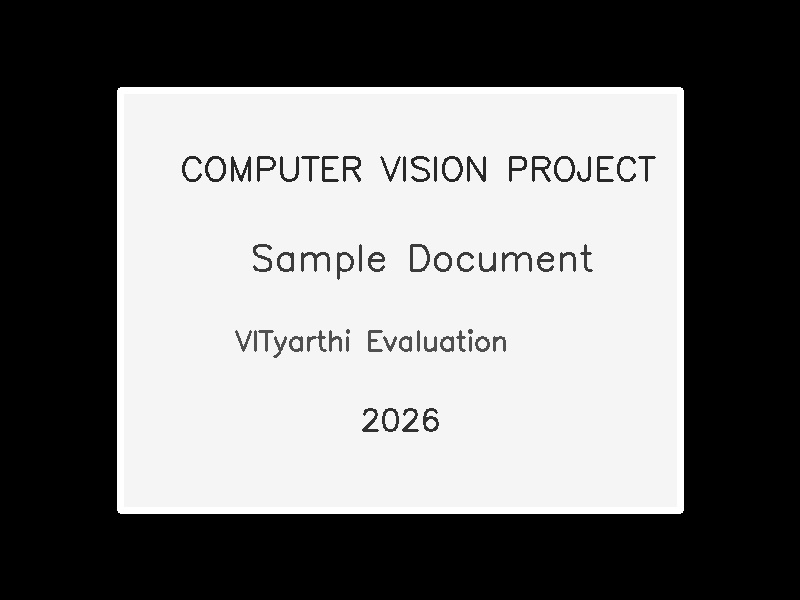
#> input picture data/input/sample_document.jpg, 800 x 600 px
$ python -i quality.py   (imports and definitions only)   (older library calls are emulated)
#> lines starting #> are read from the running program, lines starting #| are printed output that depends on the picture; after the words box and inside, x2 and y2 are one past the last pixel; in counts of white or black regions, pixels touching at a corner belong together
#> further down, picture is the input picture: shape (600, 800, 3); min 0, max 255, mean 120.5
import cv2
import numpy as np

def analyze_quality(image):
    gray = cv2.cvtColor(image, cv2.COLOR_BGR2GRAY)
    brightness = float(np.mean(gray))
#> brightness = 120.5
    contrast = float(np.std(gray))
#> contrast = 122
    blur_score = float(cv2.Laplacian(gray, cv2.CV_64F).var())
#> blur_score = 2065.9

    edges = cv2.Canny(gray, 50, 150)
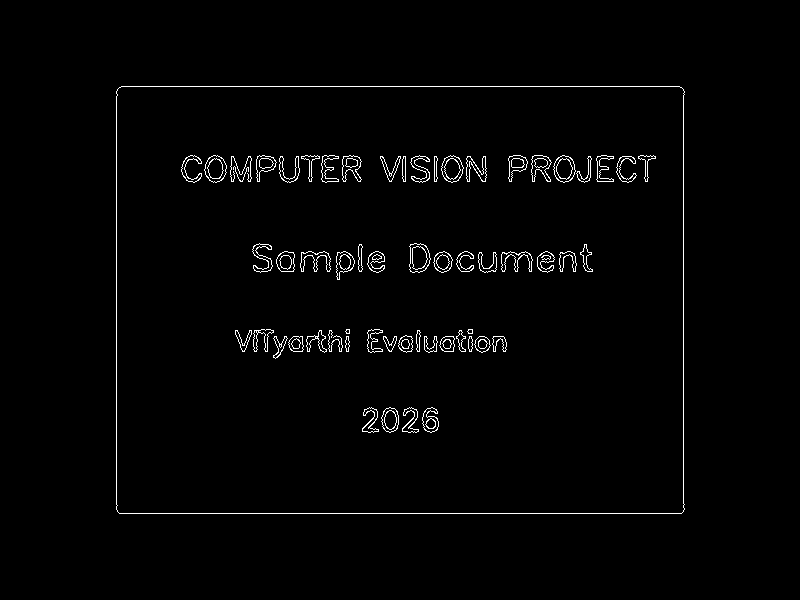
#> edges: shape (600, 800); 1.6% white in thin lines or dots, all inside (x1, y1, x2, y2) = (116, 86, 685, 514)
    lines = cv2.HoughLines(edges, 1, np.pi / 180, threshold=max(40, min(gray.shape) // 5))
#> lines = [[513, 1.57], [86, 1.57], [683, 0], [116, 0], [156, 1.57], [158, 1.57], [181, 1.57], [178, 1.57]]

    angles = []
    if lines is not None:
        for line in lines[:100]:
            theta = float(line[0][1])
            angle = np.degrees(theta) - 90.0
            while angle <= -45:
                angle += 90
            while angle > 45:
                angle -= 90
            angles.append(angle)
#> this loop made 8 passes
#> (line, theta) on passes 1 to 8: ([[513, 1.57]], 1.57), ([[86, 1.57]], 1.57), ([[683, 0]], 0), ([[116, 0]], 0), ([[156, 1.57]], 1.57), ([[158, 1.57]], 1.57), ([[181, 1.57]], 1.57), ([[178, 1.57]], 1.57)
#> after the loop, angles = [2.5e-06, 2.5e-06, 0, 0, 2.5e-06, 2.5e-06, 2.5e-06, 2.5e-06]

    skew = float(np.median(angles)) if angles else 0.0
#> skew = 2.5e-06

    return {
        "brightness_mean": round(brightness, 3),
        "contrast_std": round(contrast, 3),
        "blur_score": round(blur_score, 3),
        "skew_angle_degrees": round(skew, 3),
    }

>>> import cv2
>>> picture = cv2.imread('../data/input/sample_document.jpg')
>>> result = analyze_quality(picture)
#> result = {'brightness_mean': 120.5, 'contrast_std': 122, 'blur_score': 2065.9, 'skew_angle_degrees': 0}
